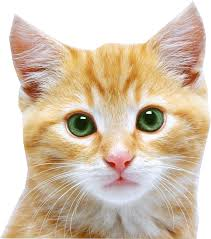
#> input picture hog_cat.jpg, 211 x 239 px
$ python HOG_extraction.py
#> lines starting #> are read from the running program, lines starting #| are printed output that depends on the picture
# -*- coding: utf-8 -*-
"""
Created on Mon Nov 27 08:10:43 2023

@author: khanb
"""

import numpy as np
import cv2
import matplotlib.pyplot as plt


def calculate_gradients(image):
    # Simple gradient calculation using central differences
    gradient_x = np.zeros_like(image, dtype=float)
    gradient_y = np.zeros_like(image, dtype=float)

    for i in range(1, image.shape[0] - 1):
        for j in range(1, image.shape[1] - 1):
            gradient_x[i, j] = image[i, j + 1] - image[i, j - 1]
            gradient_y[i, j] = image[i + 1, j] - image[i - 1, j]

    return gradient_x, gradient_y

def calculate_magnitude_and_direction(gradient_x, gradient_y):
    magnitude = np.sqrt(gradient_x**2 + gradient_y**2)
    direction = np.arctan2(gradient_y, gradient_x)
    return magnitude, direction

def calculate_histogram(magnitude, direction, cells_per_block=2, bins=9):
    cell_size = 8  # Size of each cell in pixels

    num_cells_x = magnitude.shape[1] // cell_size
    num_cells_y = magnitude.shape[0] // cell_size

    histogram = np.zeros((num_cells_y, num_cells_x, bins))

    for i in range(num_cells_y):
        for j in range(num_cells_x):
            cell_magnitude = magnitude[i * cell_size: (i + 1) * cell_size,
                                       j * cell_size: (j + 1) * cell_size]
            cell_direction = direction[i * cell_size: (i + 1) * cell_size,
                                       j * cell_size: (j + 1) * cell_size]

            hist, _ = np.histogram(cell_direction, bins=bins, range=(0, 2 * np.pi),
                                   weights=cell_magnitude)

            histogram[i, j, :] = hist

    histogram /= np.sum(histogram)

    return histogram

def extract_hog_features(image):
    gray_image = cv2.cvtColor(image, cv2.COLOR_BGR2GRAY)

    gradient_x, gradient_y = calculate_gradients(gray_image)
    magnitude, direction = calculate_magnitude_and_direction(gradient_x, gradient_y)
    hog_features = calculate_histogram(magnitude, direction)

    return hog_features

# Load an example image
image_path = 'hog_cat.jpg'
image = cv2.imread(image_path)
#> image is the input picture: shape (239, 211, 3); mean B, G, R 175.1, 196, 214

# Extract HOG features
hog_features = extract_hog_features(image)
#> in extract_hog_features, `gray_image = cv2.cvtColor(image, cv2.COLOR_BGR2GRAY)`:
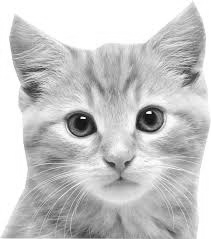
#> gray_image: shape (239, 211); min 3, max 255, mean 199
#> after the loop in calculate_gradients, `for i in range(1, image.shape[0] - 1):`:
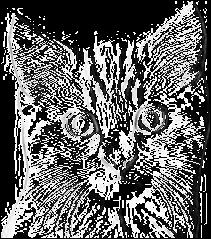
#> gradient_x: shape (239, 211) float64; min 0, max 255, mean 100.6
#> after the loop in calculate_gradients, `for i in range(1, image.shape[0] - 1):`:
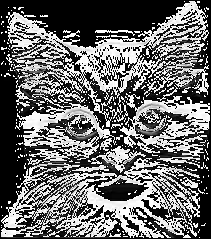
#> gradient_y: shape (239, 211) float64; min 0, max 255, mean 106.8
#> in calculate_magnitude_and_direction, `magnitude = np.sqrt(gradient_x**2 + gradient_y**2)`:
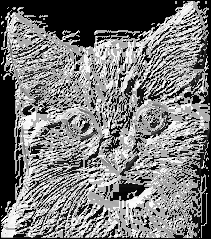
#> magnitude: shape (239, 211) float64; min 0, max 360.6, mean 173.2; drawn with min black and max white
#> in calculate_magnitude_and_direction, `direction = np.arctan2(gradient_y, gradient_x)`:
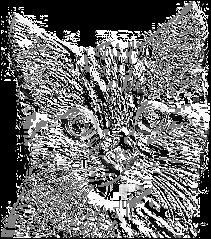
#> direction: shape (239, 211) float64; min 0, max 1.57, mean 0.675; drawn with min black and max white

# Display the HOG features
for i in range(hog_features.shape[2]):
    plt.imshow(hog_features[:, :, i], cmap='gray')
    plt.title(f'HOG Features (Channel {i + 1})')
    plt.show()
#> this loop made 9 passes
#> pass 1, `plt.show()`:
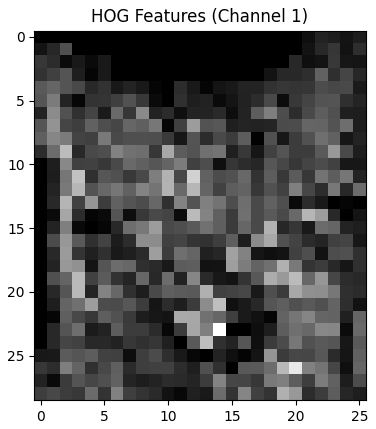
#> figure drawn by matplotlib, 1 panel
#> pass 2, `plt.show()`:
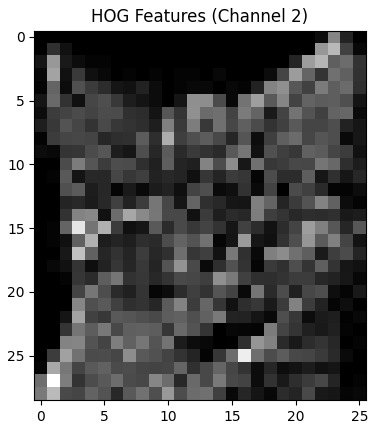
#> figure drawn by matplotlib, 1 panel

$ run again, with input_image.jpg copied over hog_cat.jpg
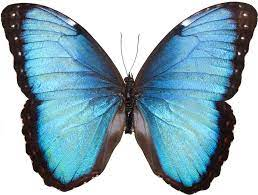
#> input picture input_image.jpg, 258 x 195 px
#> image is the input picture: shape (195, 258, 3); mean B, G, R 186.1, 173.8, 144.8
#> after the loop in calculate_gradients, `for i in range(1, image.shape[0] - 1):`:
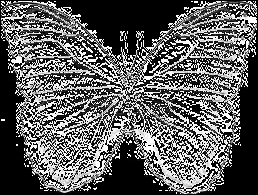
#> gradient_y: shape (195, 258) float64; min 0, max 255, mean 93.3
#> the loop `for i in range(hog_features.shape[2]):` made 9 passes
#> pass 2, `plt.show()`:
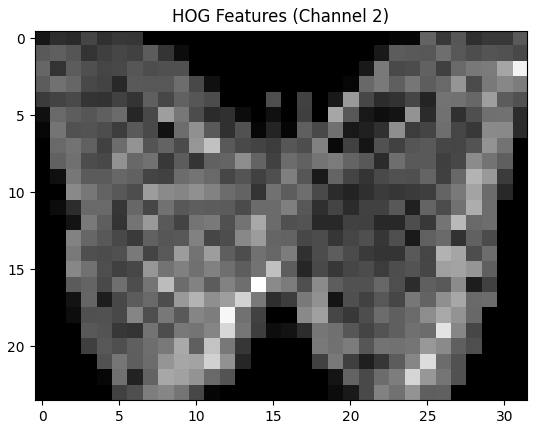
#> figure drawn by matplotlib, 1 panel

$ run again, with Input1.png saved as hog_cat.jpg
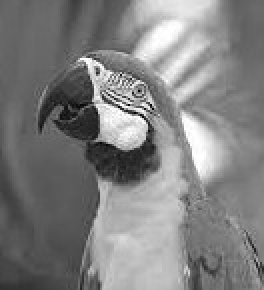
#> input picture Input1.png, 132 x 145 px (shown 2 times larger)
#> image is the input picture: shape (145, 132, 3); min 0, max 255, mean 128.3
#> the loop `for i in range(hog_features.shape[2]):` made 9 passes
#> pass 2, `plt.show()`:
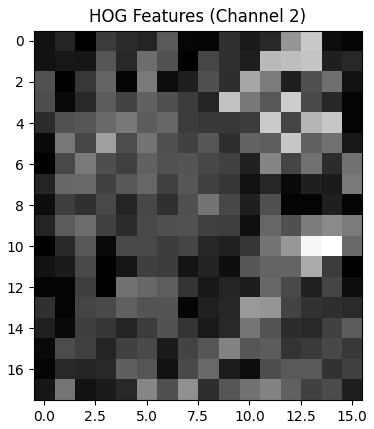
#> figure drawn by matplotlib, 1 panel
